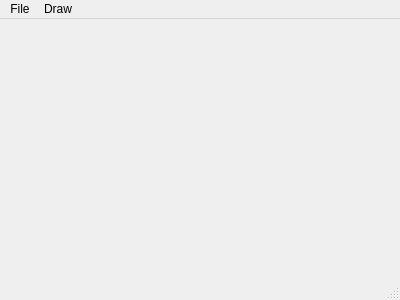
<?xml version="1.0" encoding="UTF-8"?>
<ui version="4.0">
 <class>MainWindow</class>
 <widget class="QMainWindow" name="MainWindow">
  <property name="geometry">
   <rect>
    <x>0</x>
    <y>0</y>
    <width>400</width>
    <height>300</height>
   </rect>
  </property>
  <property name="windowTitle">
   <string>MainWindow</string>
  </property>
  <widget class="QWidget" name="centralWidget"/>
  <widget class="QMenuBar" name="menuBar">
   <property name="geometry">
    <rect>
     <x>0</x>
     <y>0</y>
     <width>400</width>
     <height>21</height>
    </rect>
   </property>
   <widget class="QMenu" name="menuFile">
    <property name="title">
     <string>File</string>
    </property>
   </widget>
   <widget class="QMenu" name="menuDraw">
    <property name="title">
     <string>Draw</string>
    </property>
    <addaction name="actionCircle"/>
    <addaction name="actionRectangle"/>
   </widget>
   <addaction name="menuFile"/>
   <addaction name="menuDraw"/>
  </widget>
  <widget class="QStatusBar" name="statusBar"/>
  <action name="actionCircle">
   <property name="text">
    <string>Circle</string>
   </property>
   <property name="statusTip">
    <string>Draw a Circle</string>
   </property>
  </action>
  <action name="actionRectangle">
   <property name="text">
    <string>Rectangle</string>
   </property>
  </action>
 </widget>
 <layoutdefault spacing="6" margin="11"/>
 <resources/>
 <connections/>
</ui>
